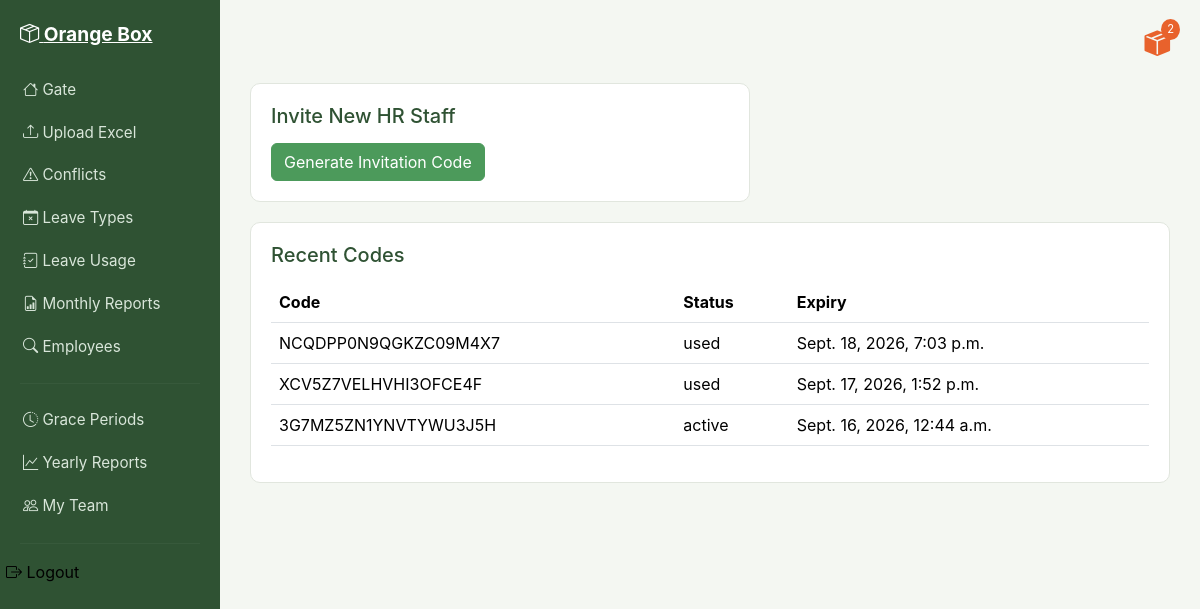
The app's page /invite/ (signed in) with its own data.
### attendance/models.py (models this page shows, shortened)
class InvitationCode(models.Model):
    code = models.CharField(max_length=20, unique=True)
    generated_date = models.DateTimeField(auto_now_add=True)
    expiry_date = models.DateTimeField()
    status = models.CharField(max_length=50, default='active')
    generated_by = models.ForeignKey(AttendanceLead, on_delete=models.CASCADE)

### attendance/views.py (the view, shortened to what this page needs)
# urls.py: path('invite/', views.generate_invite, name='generate_invite'),
@user_passes_test(is_attendance_lead)
@login_required
def generate_invite(request):
    codes = InvitationCode.objects.all().order_by('-generated_date')
    return render(request, 'attendance/generate_invite.html', {'codes': codes})

### attendance/context_processors.py (called while the page is built)
def notifications_context(request):
    if request.user.is_authenticated:
        unread = Notification.objects.filter(recipient=request.user, status='unread').order_by('-date')
        return {
            'unread_notifications': unread,
            'unread_count': unread.count()
        }
    return {'unread_notifications': [], 'unread_count': 0}

### attendance/views.py (called while the page is built)
def is_attendance_lead(user):
    return hasattr(user, 'attendancelead')

### attendance/templates/attendance/generate_invite.html (shortened to what this page needs)
{% extends 'attendance/base.html' %}
{% block content %}
<div class="ob-card" style="max-width:500px;">
    <h5>Invite New HR Staff</h5>
    <form method="post">
        <button type="submit" class="btn btn-ob-save">Generate Invitation Code</button>
    </form>
</div>
<div class="ob-card">
    <h5>Recent Codes</h5>
    {% if codes %}
    <table class="table table-ob">
        <thead><tr><th>Code</th><th>Status</th><th>Expiry</th></tr></thead>
        <tbody>{% for c in codes %}<tr><td>{{ c.code }}</td><td>{{ c.status }}</td><td>{{ c.expiry_date }}</td></tr>{% endfor %}</tbody>
    </table>
    {% else %}
    <div class="ob-empty-state"><i class="bi bi-check-circle" style="font-size:2rem;"></i><p>No codes generated yet.</p></div>
    {% endif %}
</div>
{% endblock %}

### static/css/style.css (style rules this page uses)
:root { --ob-bg: #f4f7f2; --ob-sidebar: #2f5233; --ob-sidebar-active: #4C9A5B; --ob-accent: #E8622C; --ob-accent-hover: #c94f20; --ob-green: #4C9A5B; --ob-yellow: #E8B93C; --ob-red: #D9534F; --ob-text: #2c2c2c; --ob-muted: #7a7a7a; --ob-card: #ffffff; --ob-border: #e1e6de; }
body { background-color: var(--ob-bg); color: var(--ob-text); font-family: -apple-system, "Segoe UI", Roboto, Arial, sans-serif; }
.ob-card { background-color: var(--ob-card); border: 1px solid var(--ob-border); border-radius: 10px; padding: 20px; margin-bottom: 20px; }
.ob-card h5 { margin-bottom: 15px; color: var(--ob-sidebar); }
.btn-ob-save { background-color: var(--ob-green); border-color: var(--ob-green); color: #fff; }
.table-ob thead { background-color: var(--ob-sidebar); color: #fff; }
.table-ob tbody tr:nth-child(odd) { background-color: #f9fbf8; }

### records on screen
InvitationCode: code "NCQDPP0N9QGKZC09M4X7", status "used", expiry_date "Sept. 18, 2026, 7:03 p.m."
InvitationCode: code "XCV5Z7VELHVHI3OFCE4F", status "used", expiry_date "Sept. 17, 2026, 1:52 p.m."
InvitationCode: code "3G7MZ5ZN1YNVTYWU3J5H", status "active", expiry_date "Sept. 16, 2026, 12:44 a.m."

### other values on screen
{{ unread_count }} "2"
